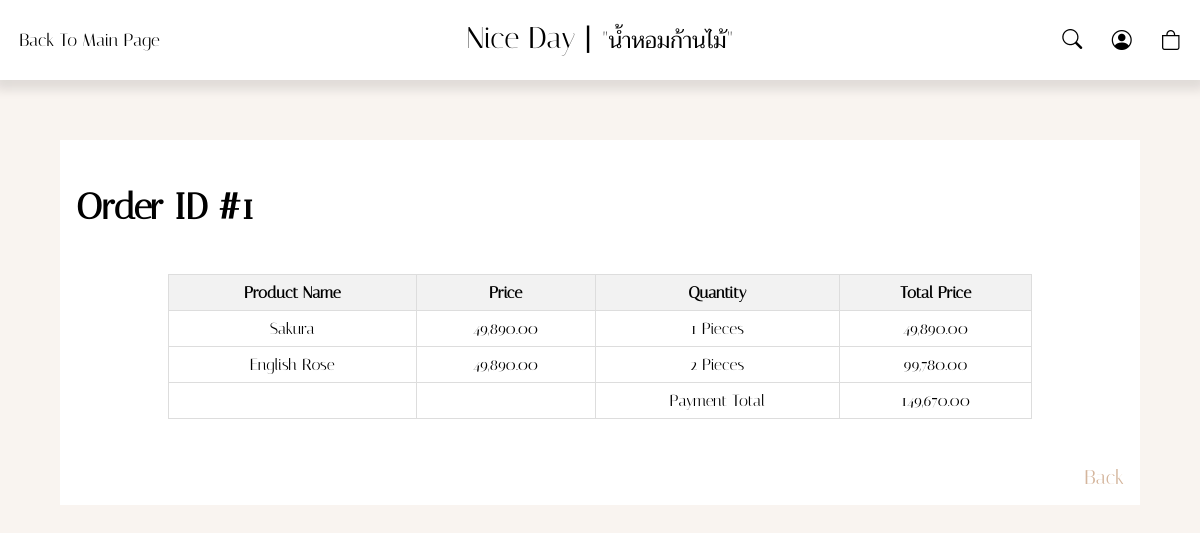
The page /order/1 (signed in) on the database its author committed.
### order_app/models.py (models this page shows)
class Order(models.Model):
    fullname = models.CharField(max_length=255, blank=True)
    phone = models.CharField(max_length=50, blank=True)
    address = models.CharField(max_length=255, blank=True)
    total = models.DecimalField(max_digits=10, decimal_places=2)
    created = models.DateTimeField(auto_now_add=True)
    customer = models.ForeignKey(User, on_delete=models.CASCADE, default=None)  # ตัวแปร customer(FK) เชื่อมโยงกับ User ต้อง import User มาด้วย

class OrderDetail(models.Model):
    product = models.CharField(max_length=255)
    price = models.DecimalField(max_digits=10, decimal_places=2)
    quantity = models.IntegerField()
    created = models.DateTimeField(auto_now_add=True)
    order = models.ForeignKey(Order, on_delete=models.CASCADE, default=None)    # ตัวแปร order(FK) เชื่อมโยงกับโมเดล ของ class Order (ด้านบน)
    def sub_total(self):
        return self.price * self.quantity

### order_app/views.py (the view)
# urls.py: path('order/<int:order_id>', views.orderDetail, name="orderDetail")
@login_required(login_url="/login")
def orderDetail(request, order_id):
    order = Order.objects.get(pk=order_id)      # ดึง ID จากคลาส Order
    if order.customer == request.user:      # ทำการตรวจสอบว่าคนที่เรียกดูข้อมูลเป็นเจ้าของใบสั่งซื้อนั้นจริงๆ หรือไม่
        order_items = OrderDetail.objects.filter(order = order)      # ดึงข้อมูล OrderDetail ตามข้อมูล order ที่ส่งมา
        return render(request, 'orderDetail.html', {'order': order, 'order_items': order_items})
    else:
        return redirect('/orderHistory')

### order_app/templates/orderDetail.html (shortened to what this page needs)
{% extends 'layout.html' %}
{% load static %}
{% load humanize %}
{% block navBar %}
<header>
    <div class="container">
        <nav>
            <div class="nav-left">
                <ul>
                    <li><a href="/">Back To Main Page</a></li>
                </ul>
            </div>
            <div class="nav-logo">
                <a href="/">Nice Day |
                    <span>
                        "น้ำหอมก้านไม้"
                    </span>
                </a>
            </div>
            <div class="nav-right">
                <div class="search-box">
                    <form method="POST" action="{% url 'search' %}">
                    <button>
                        <i class="bi bi-search"></i>
                    </button>
                    </form>
                </div>
                {% if request.user.is_authenticated %}
                        <div class="icon user dropdown">
                            <a href="#">
                                <i class="bi bi-person-circle"></i>
                            </a>
                        </div>
                        <div class="icon cart">
                            <a href="/cart">
                                <i class="bi bi-bag"></i>
                            </a>
                        </div>
                    {% endif %}
            </div>
        </nav>
    </div>
</header>
{% endblock %}
{% block content %}
<div class="container">
    <div class="orderHistory">
        <div class="orderDet-head">
            <h1>
                Order ID #{{ order.id }}
            </h1>
        </div>
        <div class="orderHis-table">
            <table>
                <thead>
                    <tr>
                        <th>Product Name</th>
                        <th>Price</th>
                        <th>Quantity</th>
                        <th>Total Price</th>
                    </tr>
                </thead>
                <tbody>
                    {% for item in order_items %}
                    <tr>
                        <td> {{ item.product }} </td>
                        <td> {{ item.price | intcomma }} </td>
                        <td> {{ item.quantity }} Pieces </td>
                        <td> {{ item.sub_total | intcomma }} </td>
                    </tr>
                    {% endfor %}
                    <tr>
                        <td></td>
                        <td></td>
                        <td>Payment Total</td>
                        <td> {{ order.total | intcomma }} </td>
                    </tr>
                </tbody>
            </table>
        </div>
        <div class="order-btm">
            <a href="/orderHistory">Back</a>
        </div>
    </div>
</div>
 {% endblock %}

### products_app/static/Css/index.css (style rules this page uses)
* { margin: 0; padding: 0; box-sizing: border-box; }
body { font-family: 'Italiana', 'Trirong', sans-serif; background: var(--color-bg); }
:root { --color-bg: #f9f4f0; --color-white: #fff; --color-black: #000; }
.container { max-width: 1300px; width: 100%; margin: 0 auto; }
header { background: var(--color-white); height: 80px; display: flex; justify-content: center; align-items: center; box-shadow: 0px 5px 10px 5px rgba(0, 0, 0, 0.1); position: sticky; top: 0; z-index: 1000; }
nav { margin: 0 auto; display: flex; justify-content: space-between; align-items: center; z-index: 2; width: 100%; }
nav .nav-left ul { list-style: none; text-decoration: none; display: flex; justify-content: space-between; align-items: center; gap: 20px; padding: .6rem; }
nav .nav-left ul li a { text-decoration: none; padding: .6rem; font-size: 1.1rem; color: var(--color-black); }
nav .nav-logo { position: absolute; left: 50%; transform: translateX(-50%); list-style: none; text-decoration: none; display: flex; justify-content: center; align-items: center; }
nav .nav-logo a { text-decoration: none; padding: .6rem; font-size: 30px; color: var(--color-black); }
nav .nav-logo a span { font-size: 22px; }
nav .nav-right { display: flex; justify-content: space-between; align-items: center; gap: 10px; padding: .6rem; }
.nav-right .icon { display: flex; justify-content: center; align-items: center; font-size: 20px; border-radius: 50%; }
.nav-right .icon a { padding: .6rem; text-decoration: none; color: var(--color-black); cursor: pointer; }
.search-box button { border-radius: 50px; width: 30px; height: 30px; font-size: 20px; color: #000; background-color: #fff; cursor: pointer; border: 0; }
.search-box { display: flex; justify-content: center; padding: .3rem; border-radius: 32px; cursor: pointer; }
.dropdown { display: inline-block; }

### products_app/static/Css/orderComplete.css (style rules this page uses)
.orderHistory { background-color: #fff; width: 90%; margin: 60px auto; }
.orderHis-table { display: flex; justify-content: center; align-items: center; }
.orderHis-table table { border-collapse: collapse; width: 80%; margin: 30px 0; }
.orderHis-table th, .orderHis-table td { border: 1px solid #dddddd; text-align: left; padding: 8px; text-align: center; }
.orderHis-table th { background-color: #f2f2f2; }
.orderDet-head { display: flex; justify-content: left; align-items: center; }
.orderDet-head h1 { padding: 1rem; margin-top: 30px; font-size: 36px; }
.order-btm { display: flex; justify-content: flex-end; align-items: center; }
.order-btm a { padding: 1rem; text-decoration: none; font-size: 20px; color: #d4b59c; transition: text-decoration 0.8s ease-out, transform 0.8s ease-out, filter 0.8s ease-out; }

### rows shown on the page
Order: id "1", total "149,670.00"
OrderDetail: product "Sakura", price "49,890.00", quantity "1", sub_total "49,890.00"
OrderDetail: product "English Rose", price "49,890.00", quantity "2", sub_total "99,780.00"
